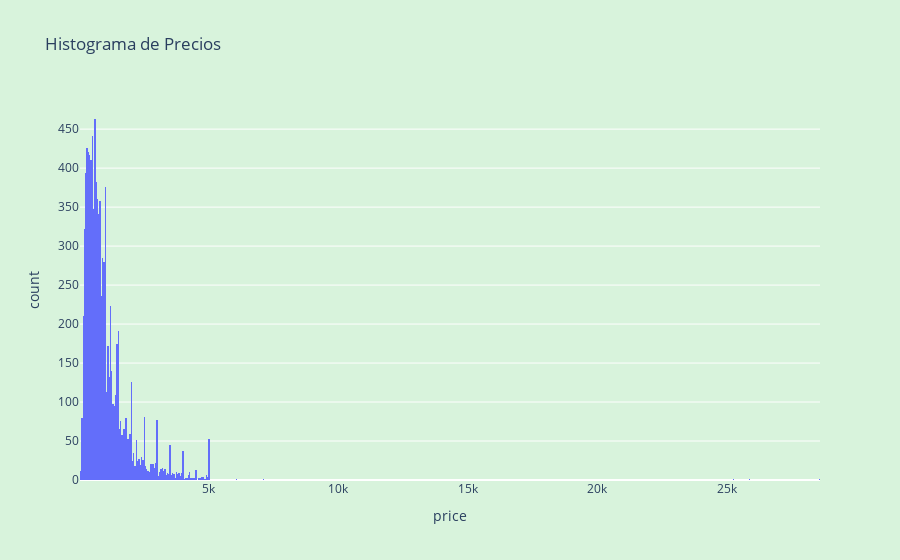

Notebook code cell kept with this figure:
### Code cell
import plotly.express as px
import numpy as np
import pandas as pd
from scipy import stats
from statsmodels.graphics.gofplots import qqplot
import matplotlib.pyplot as plt

# Asumiendo que 'df_tourist' es tu DataFrame y 'price' es la columna que quieres evaluar
data = df_cl['price'].dropna()

# Histograma
fig_hist = px.histogram(df_cl, x='price', title='Histograma de Precios')
fig_hist.update_layout(paper_bgcolor="#D8F3DC", plot_bgcolor="#D8F3DC")
fig_hist.show()

# Gráfico Q-Q usando statsmodels
plt.figure(figsize=(8, 6))

qqplot(data, stats.norm, fit=True, line='q')

plt.title('Gráfico Q-Q')

plt.xlabel('Cuantiles Teóricos (Normal)')
plt.ylabel('Cuantiles de la Muestra')

plt.gca().set_facecolor('#D8F3DC')
plt.gcf().set_facecolor('#D8F3DC')

plt.show()

### Figure 1 — Plotly figure (JSON) as saved in the notebook; plotly's stock layout.template omitted (floating-point values rounded to 4 significant figures; data arrays with more than 128 entries replaced by an {"elided": "..."} marker saying what was removed)
{"data": [{"bingroup": "x", "hovertemplate": "price=%{x}<br>count=%{y}<extra></extra>", "legendgroup": "", "marker": {"color": "#636efa", "pattern": {"shape": ""}}, "name": "", "orientation": "v", "showlegend": false, "type": "histogram", "x": {"elided": "9650 float values"}, "xaxis": "x", "yaxis": "y"}], "layout": {"barmode": "relative", "legend": {"tracegroupgap": 0}, "paper_bgcolor": "#D8F3DC", "plot_bgcolor": "#D8F3DC", "title": {"text": "Histograma de Precios"}, "xaxis": {"anchor": "y", "domain": [0, 1], "title": {"text": "price"}}, "yaxis": {"anchor": "x", "domain": [0, 1], "title": {"text": "count"}}}}
